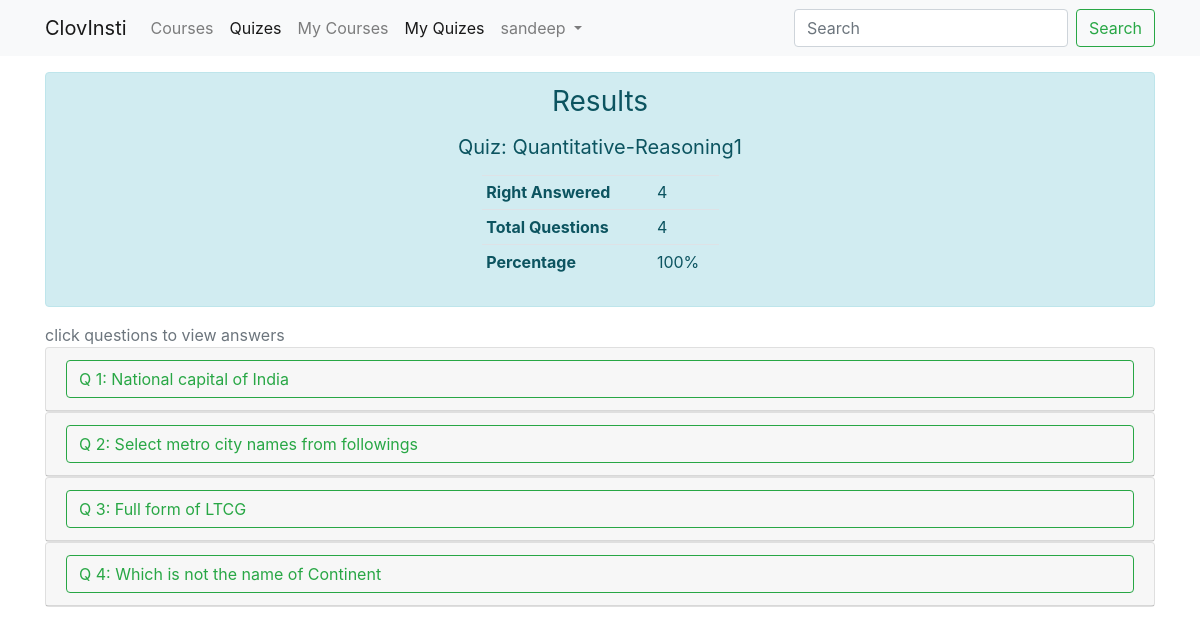
The app's page /quiz/1/result (signed in) with its own data.
### courses/models.py (models this page shows, shortened)
class Quiz(models.Model):
    title = models.CharField(max_length=1024)
    description = models.TextField()
    image = models.ImageField(upload_to=upload_image_path, null=True, blank=True)
    course_detail = models.ForeignKey(CourseDetail,on_delete=models.CASCADE)
    totalQuestion =   models.IntegerField(blank=True, default=0)

class QuizDetail(models.Model):
    question =   models.CharField(max_length=1024)
    choices  =   models.TextField()
    mcq      =   models.BooleanField(default=False)
    answer   =   models.CharField(max_length=16)
    quiz     =   models.ForeignKey(Quiz,on_delete=models.CASCADE)
    questionNo = models.IntegerField()

### courses/views.py (the view)
# urls.py: path("quiz/<slug:quizid>/result",QuizResult.as_view(),name='quiz_result'),
class QuizResult(LoginRequiredMixin, DetailView):
    login_url = '/login'
    template_name="quizes/result.html"
    def get_context_data(self, **kwargs):
        context = super().get_context_data(**kwargs)
        context['brand_name'] = settings.brand_name
        context['title'] = "Quiz result"
        return context
    def get_object(self, *args, **kwargs):
        quizid = self.kwargs.get('quizid')
        print("prepareResult============")
        quiz=Quiz.objects.get(id=quizid)
        try:
            userQuiz = UserQuiz.objects.get(user=self.request.user, quiz=quiz)
            userQuiz.competionStatus = UserQuiz.COMPLETIONSTATUS_COMPLETED
            userQuiz.save()
        except UserQuiz.DoesNotExist:
            raise Http404("User has not answered the quiz yet!")
        questions = QuizDetail.objects.filter(quiz=quiz)
        quiz.totalQuestion = questions.count()
        quiz.save()
        print("pr0")
        quizResult = dict(name=quiz.title,
                        totalQuestions=quiz.totalQuestion,
                        correctAnswers=0,
                        questionDetail=list())
        for question in questions:
            try:
                ans = UserAnswer.objects.get(user=self.request.user, qid=question)
            except UserAnswer.DoesNotExist:
                continue
            singleResult = dict()
            print("pr1")
            singleResult['question'] = question.question
            singleResult['qno'] = question.questionNo
            singleResult['mcq'] = question.mcq
            singleResult['choices'] = list()
            singleResult['isCorrectAns'] = True
            print("pr2")
            choices = question.choices.split(';')
            print("pr3")
            expectedAns = sorted(question.answer.split(';'))
            print("pr4")
            for choice in choices:
                singleResult['choices'].append(dict(choice=choice, actual=False, expected=False))
            actualAns = json.loads(ans.answer)
            print(f"actualAns: {actualAns} ans.answer {ans.answer}")
            print(f"pr5 len(expectedAns) {len(expectedAns)} len(actualAns) {len(actualAns)}")
            i=0
            while( i < len(expectedAns) and i < len(actualAns)):
                print(f"pr6  {i} {int(expectedAns[i])-1} {int(actualAns[i])-1}")
                singleResult['choices'][int(expectedAns[i])-1]['expected'] = True
                print("pr6.1")
                singleResult['choices'][int(actualAns[i])-1]['actual'] = True
                print("pr6.2")
                if(expectedAns[i] != actualAns[i]):
                    print("pr6.3")
                    singleResult['isCorrectAns'] = False
                print("pr6.4")
                i+=1
            while(i < len(expectedAns)):
                singleResult['choices'][int(expectedAns[i])-1]['expected'] = True
                singleResult['isCorrectAns'] = False
                print("pr7")
                i+=1
            while(i < len(actualAns)):
                singleResult['choices'][int(actualAns[i])-1]['actual'] = True
                singleResult['isCorrectAns'] = False
                print("pr8")
                i+=1
            if(singleResult['isCorrectAns']):
                quizResult['correctAnswers'] +=1
            quizResult['questionDetail'].append(singleResult)
        print("quiz result ==================================")
        print(quizResult)
        return quizResult

### courses/templatetags/define.py (called while the page is built)
@register.simple_tag
def define(val=None):
  return val

@register.simple_tag
def percentage(part, whole):
    try:
        return "%d%%" % (float(part) / whole * 100)
    except (ValueError, ZeroDivisionError):
        return ""

### courses/templates/quizes/result.html (shortened to what this page needs)
{% extends 'base.html' %}
{% load define %}
{%block content%}
<div class="container">
        <div class="alert alert-info" role="alert">
            <p class="h3 mb-3 font-weight-normal text-center">Results</p>
            <p class="h5 mb-3 font-weight-normal text-center">Quiz: {{object.name}}</p>
            <div class="col-3 mx-auto">
                <table class="table table-sm">
                    <tbody>
                        <tr>
                            <th scope="row">Right Answered</th>
                            <td>{{object.correctAnswers}}</td>
                        </tr>
                        <tr>
                            <th scope="row">Total Questions</th>
                            <td>{{object.totalQuestions}}</td>
                        </tr>
                        <tr>
                            <th scope="row">Percentage</th>
                            <td>{% percentage object.correctAnswers object.totalQuestions %}</td>
                        </tr>
                    </tbody>
                </table>
            </div>
        </div>
        <span class="text-left text-secondary">click questions to view answers</span>
        {% for singleResult in object.questionDetail %}
        {% if singleResult.isCorrectAns %}
            {% define "btn-outline-success" as questionColor %}
        {%else%}
            {% define "btn-outline-danger" as questionColor %}
        {% endif %}
        {% define forloop.counter as loopCounter %}
        <div class="card">
            <div class="card-header " id="headingOne">
            <h5 class="mb-0 ">
                <button class="btn {{questionColor}} col-12 text-left" data-toggle="collapse" data-target="#ansCard{{loopCounter}}" aria-expanded="true" aria-controls="collapseOne">
                Q {{singleResult.qno}}: {{singleResult.question}}
                </button>
            </h5>
            </div>
                    {% if singleResult.mcq != True %}
                        {% define "radio" as inputType %}
                    {%else%}
                        {% define "checkbox" as inputType %}
                    {% endif %}
        </div>
        {% endfor %}
    </div>
{% endblock %}

### templates/base.html (shortened to what this page needs)
<!doctype html>
{% load static %}
<html lang="en">
  <head>
    {% include "base/css.html" %}
  </head>
  <body>
  {% include "base/navbar.html" with brand=brand_name%}
  {% block content %}{% endblock %}
  </body>
</html>

### templates/base/css.html (shortened to what this page needs)
<link rel="stylesheet" href="https://maxcdn.bootstrapcdn.com/bootstrap/4.0.0/css/bootstrap.min.css">

### templates/base/navbar.html (shortened to what this page needs)
{% url 'course_list' as home_url %}
{% url 'quiz_course_list' as quiz_url %}
{% url 'quiz_attempted' as quiz_attempted_url %}
{% url 'courses_studing' as course_studing_url %}
<nav class="navbar navbar-expand-lg navbar-light bg-light mb-3">
    <div class="container">
        <a class="navbar-brand" href="{{home_url}}">{{brand}}</a>
        <div class="collapse navbar-collapse" id="navbarSupportedContent">
        <ul class="navbar-nav mr-auto">
            <li class="nav-item">
            <a class="nav-link {% if 'courses' in request.path %}active{% endif %}" href="{{home_url}}">Courses<span class="sr-only">(current)</span></a>
            </li>
            <li class="nav-item">
             <a class="nav-link {% if 'quiz' in request.path %}active{% endif %}" href="{{quiz_url}}">Quizes</a>
            </li>
            {% if request.user.is_authenticated %}
            <li class="nav-item">
                    <a class="nav-link {% if 'studing' in request.path %}active{% endif %}" href="{{course_studing_url}}">My Courses</a>
                </li>
            <li class="nav-item">
                <a class="nav-link {% if 'result' in request.path %}active{% endif %}" href="{{quiz_attempted_url}}">My Quizes</a>
            </li>
            <li class="nav-item dropdown">
                <a class="nav-link dropdown-toggle" href="#" id="navbarDropdown" role="button" data-toggle="dropdown" aria-haspopup="true" aria-expanded="false">
                    {{request.user.username}}
                </a>
            </li>
            {% endif %}
        </ul>
        <form class="form-inline my-2 my-lg-0">
            <input class="form-control mr-sm-2" type="search" placeholder="Search" aria-label="Search">
            <button class="btn btn-outline-success my-2 my-sm-0" type="submit">Search</button>
        </form>
        </div>
    </div>
</nav>

### records on screen
Quiz: name "Quantitative-Reasoning1"
QuizDetail: question "National capital of India"
QuizDetail: question "Select metro city names from followings"
QuizDetail: question "Full form of LTCG"
QuizDetail: question "Which is not the name of Continent"

### other values on screen
{{ brand }} "ClovInsti"
{{ request.user.username }} "sandeep"
{{ object.correctAnswers }} "4"
{{ object.totalQuestions }} "4"
{{ singleResult.qno }} "1" "2" "3" "4"
